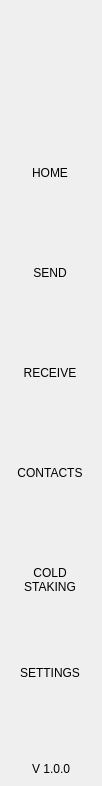
<?xml version="1.0" encoding="UTF-8"?>
<ui version="4.0">
 <class>NavMenuWidget</class>
 <widget class="QWidget" name="NavMenuWidget">
  <property name="geometry">
   <rect>
    <x>0</x>
    <y>0</y>
    <width>102</width>
    <height>786</height>
   </rect>
  </property>
  <property name="windowTitle">
   <string>Form</string>
  </property>
  <property name="styleSheet">
   <string notr="true">padding:0px;
border:none;
margin:0px;</string>
  </property>
  <layout class="QVBoxLayout" name="verticalLayout">
   <property name="spacing">
    <number>0</number>
   </property>
   <property name="leftMargin">
    <number>0</number>
   </property>
   <property name="topMargin">
    <number>0</number>
   </property>
   <property name="rightMargin">
    <number>0</number>
   </property>
   <property name="bottomMargin">
    <number>0</number>
   </property>
   <item>
    <widget class="QWidget" name="navContainer_2" native="true">
     <layout class="QVBoxLayout" name="navContainer" stretch="0,0,0,0">
      <property name="spacing">
       <number>0</number>
      </property>
      <property name="leftMargin">
       <number>0</number>
      </property>
      <property name="topMargin">
       <number>0</number>
      </property>
      <property name="rightMargin">
       <number>0</number>
      </property>
      <property name="bottomMargin">
       <number>10</number>
      </property>
      <item>
       <widget class="QPushButton" name="imgLogo">
        <property name="minimumSize">
         <size>
          <width>0</width>
          <height>120</height>
         </size>
        </property>
        <property name="focusPolicy">
         <enum>Qt::NoFocus</enum>
        </property>
        <property name="text">
         <string/>
        </property>
        <property name="iconSize">
         <size>
          <width>64</width>
          <height>64</height>
         </size>
        </property>
       </widget>
      </item>
      <item>
       <widget class="QScrollArea" name="scrollAreaNav">
        <property name="sizePolicy">
         <sizepolicy hsizetype="Expanding" vsizetype="Expanding">
          <horstretch>0</horstretch>
          <verstretch>0</verstretch>
         </sizepolicy>
        </property>
        <property name="minimumSize">
         <size>
          <width>0</width>
          <height>0</height>
         </size>
        </property>
        <property name="styleSheet">
         <string notr="true">QScrollBar {
height:0px;
 width:0px;
}

#scrollAreaNav{
background-color:transparent;
}</string>
        </property>
        <property name="horizontalScrollBarPolicy">
         <enum>Qt::ScrollBarAlwaysOff</enum>
        </property>
        <property name="sizeAdjustPolicy">
         <enum>QAbstractScrollArea::AdjustToContents</enum>
        </property>
        <property name="widgetResizable">
         <bool>true</bool>
        </property>
        <property name="alignment">
         <set>Qt::AlignLeading|Qt::AlignLeft|Qt::AlignTop</set>
        </property>
        <widget class="QWidget" name="scrollAreaNavVert">
         <property name="geometry">
          <rect>
           <x>0</x>
           <y>0</y>
           <width>100</width>
           <height>640</height>
          </rect>
         </property>
         <property name="sizePolicy">
          <sizepolicy hsizetype="Preferred" vsizetype="Expanding">
           <horstretch>0</horstretch>
           <verstretch>0</verstretch>
          </sizepolicy>
         </property>
         <property name="minimumSize">
          <size>
           <width>0</width>
           <height>0</height>
          </size>
         </property>
         <property name="autoFillBackground">
          <bool>false</bool>
         </property>
         <property name="styleSheet">
          <string notr="true">#scrollAreaNavVert{
background-color:transparent;
}</string>
         </property>
         <layout class="QVBoxLayout" name="verticalLayout_3">
          <property name="spacing">
           <number>0</number>
          </property>
          <property name="sizeConstraint">
           <enum>QLayout::SetDefaultConstraint</enum>
          </property>
          <property name="leftMargin">
           <number>0</number>
          </property>
          <property name="topMargin">
           <number>0</number>
          </property>
          <property name="rightMargin">
           <number>0</number>
          </property>
          <property name="bottomMargin">
           <number>0</number>
          </property>
          <item>
           <widget class="QToolButton" name="btnDashboard">
            <property name="minimumSize">
             <size>
              <width>100</width>
              <height>80</height>
             </size>
            </property>
            <property name="text">
             <string>HOME
</string>
            </property>
            <property name="iconSize">
             <size>
              <width>32</width>
              <height>32</height>
             </size>
            </property>
            <property name="checkable">
             <bool>true</bool>
            </property>
            <property name="checked">
             <bool>true</bool>
            </property>
            <property name="autoExclusive">
             <bool>true</bool>
            </property>
           </widget>
          </item>
          <item>
           <widget class="QToolButton" name="btnSend">
            <property name="minimumSize">
             <size>
              <width>100</width>
              <height>80</height>
             </size>
            </property>
            <property name="text">
             <string>SEND
</string>
            </property>
            <property name="iconSize">
             <size>
              <width>32</width>
              <height>32</height>
             </size>
            </property>
            <property name="checkable">
             <bool>true</bool>
            </property>
            <property name="autoExclusive">
             <bool>true</bool>
            </property>
           </widget>
          </item>
          <item>
           <widget class="QToolButton" name="btnReceive">
            <property name="minimumSize">
             <size>
              <width>100</width>
              <height>80</height>
             </size>
            </property>
            <property name="text">
             <string>RECEIVE
</string>
            </property>
            <property name="checkable">
             <bool>true</bool>
            </property>
            <property name="autoExclusive">
             <bool>true</bool>
            </property>
           </widget>
          </item>
          <item>
           <widget class="QToolButton" name="btnAddress">
            <property name="minimumSize">
             <size>
              <width>100</width>
              <height>80</height>
             </size>
            </property>
            <property name="text">
             <string>CONTACTS
</string>
            </property>
            <property name="iconSize">
             <size>
              <width>32</width>
              <height>32</height>
             </size>
            </property>
            <property name="checkable">
             <bool>true</bool>
            </property>
            <property name="autoExclusive">
             <bool>true</bool>
            </property>
           </widget>
          </item>
          <!-- <item>
           <widget class="QToolButton" name="btnMaster">
            <property name="minimumSize">
             <size>
              <width>100</width>
              <height>80</height>
             </size>
            </property>
            <property name="text">
             <string>MASTER
NODES</string>
            </property>
            <property name="iconSize">
             <size>
              <width>32</width>
              <height>32</height>
             </size>
            </property>
            <property name="checkable">
             <bool>true</bool>
            </property>
            <property name="autoExclusive">
             <bool>true</bool>
            </property>
           </widget>
          </item> -->
          <item>
           <widget class="QToolButton" name="btnColdStaking">
            <property name="minimumSize">
             <size>
              <width>100</width>
              <height>80</height>
             </size>
            </property>
            <property name="text">
             <string>COLD
STAKING</string>
            </property>
            <property name="iconSize">
             <size>
              <width>32</width>
              <height>32</height>
             </size>
            </property>
            <property name="checkable">
             <bool>true</bool>
            </property>
            <property name="autoExclusive">
             <bool>true</bool>
            </property>
           </widget>
          </item>
          <item>
           <widget class="QToolButton" name="btnSettings">
            <property name="minimumSize">
             <size>
              <width>100</width>
              <height>80</height>
             </size>
            </property>
            <property name="text">
             <string>SETTINGS
</string>
            </property>
            <property name="iconSize">
             <size>
              <width>32</width>
              <height>32</height>
             </size>
            </property>
            <property name="checkable">
             <bool>true</bool>
            </property>
            <property name="autoExclusive">
             <bool>true</bool>
            </property>
           </widget>
          </item>
         </layout>
        </widget>
       </widget>
      </item>
      <item>
       <spacer name="verticalSpacer">
        <property name="orientation">
         <enum>Qt::Vertical</enum>
        </property>
        <property name="sizeType">
         <enum>QSizePolicy::Minimum</enum>
        </property>
        <property name="sizeHint" stdset="0">
         <size>
          <width>20</width>
          <height>20</height>
         </size>
        </property>
       </spacer>
      </item>
      <item alignment="Qt::AlignHCenter">
       <widget class="QLabel" name="labelVersion">
        <property name="maximumSize">
         <size>
          <width>16777215</width>
          <height>60</height>
         </size>
        </property>
        <property name="text">
         <string>V 1.0.0</string>
        </property>
        <property name="alignment">
         <set>Qt::AlignBottom|Qt::AlignHCenter</set>
        </property>
       </widget>
      </item>
     </layout>
    </widget>
   </item>
  </layout>
 </widget>
 <resources/>
 <connections/>
</ui>
